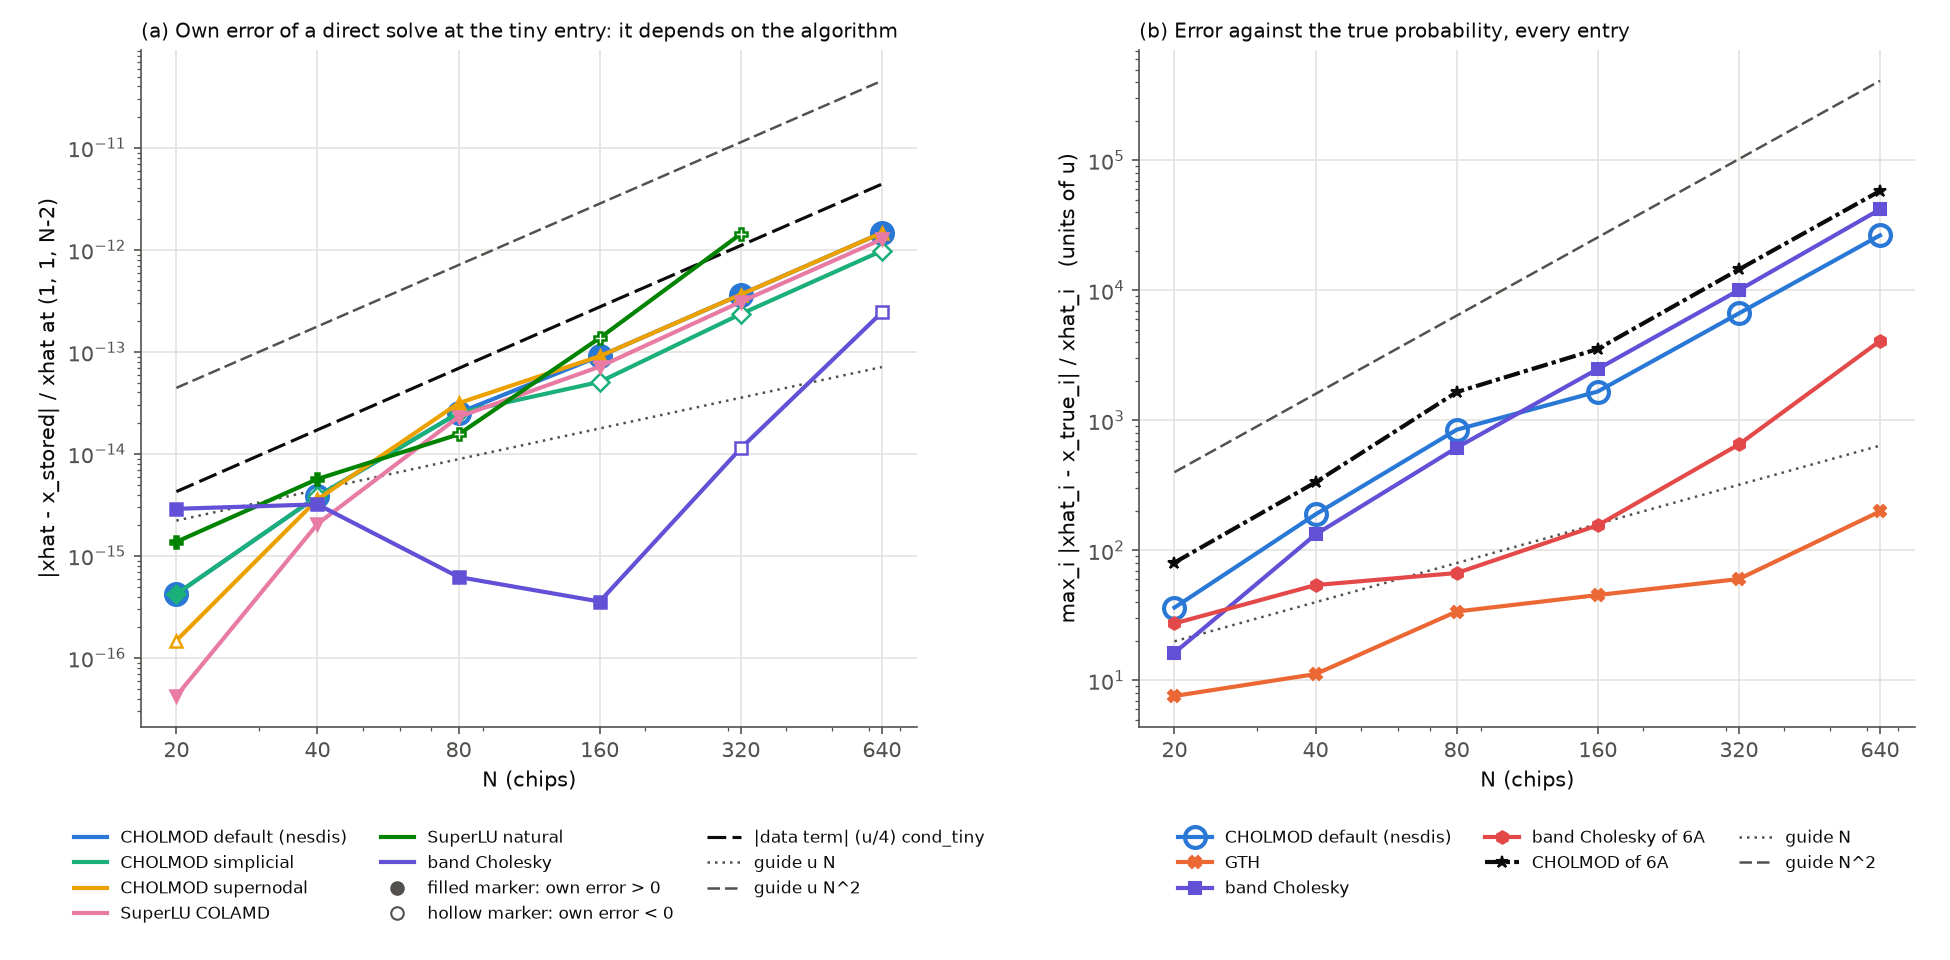

Recreate this plot in Python.
"""Figure for chunk 7b: the own error of several direct solvers, and every method against the true probability.

Two panels from results/e07_baselines.csv (N <= 640), log-log against N:
  (a) |own_err_tiny| (against the stored solution) for the methods that solve the stored system, with the
      |data_term_tiny| line and guides u N and u N^2; filled markers where own_err_tiny > 0, hollow where < 0;
  (b) max_true_err_in_u (against the true probability, every entry) for cholmod_default, banded, banded_int,
      cholmod_int and gth, with guides N and N^2.
Each method keeps one color in both panels. cholmod_int is drawn in ink (no categorical slot left), with its
own marker and dash.
    python figures/f07_baselines.py [--results DIR] [--outdir DIR]
"""
import argparse
import pathlib

import matplotlib

matplotlib.use("Agg")
import matplotlib.pyplot as plt
import pandas as pd
from matplotlib.ticker import NullFormatter, ScalarFormatter

U = 2.0 ** -53
INK, MUTED, GRID = "#0b0b0b", "#52514e", "#e4e3df"
STYLE = {  # method: (label, color, marker, line style); colors validated per panel in slot order
    "cholmod_default": ("CHOLMOD default (nesdis)", "#2a78d6", "o", "-"),
    "cholmod_simplicial": ("CHOLMOD simplicial", "#1baf7a", "D", "-"),
    "cholmod_supernodal": ("CHOLMOD supernodal", "#eda100", "^", "-"),
    "splu_colamd": ("SuperLU COLAMD", "#e87ba4", "v", "-"),
    "splu_natural": ("SuperLU natural", "#008300", "P", "-"),
    "banded": ("band Cholesky", "#6250d6", "s", "-"),
    "gth": ("GTH", "#eb6834", "X", "-"),
    "banded_int": ("band Cholesky of 6A", "#e34948", "h", "-"),
    "cholmod_int": ("CHOLMOD of 6A", INK, "*", (0, (4, 1, 1, 1))),
}
PANEL_A = ["cholmod_default", "cholmod_simplicial", "cholmod_supernodal", "splu_colamd", "splu_natural", "banded"]
PANEL_B = ["cholmod_default", "gth", "banded", "banded_int", "cholmod_int"]


def style_axes(ax, Ns, ylabel, title):
    ax.set_xscale("log")
    ax.set_yscale("log")
    ax.set_xticks(Ns)
    ax.xaxis.set_major_formatter(ScalarFormatter())
    ax.xaxis.set_minor_formatter(NullFormatter())
    ax.set_xlabel("N (chips)", color=INK)
    ax.set_ylabel(ylabel, color=INK)
    ax.set_title(title, color=INK, fontsize=9.5, loc="left")
    ax.grid(color=GRID, linewidth=0.8, which="major")
    for side in ("top", "right"):
        ax.spines[side].set_visible(False)
    for side in ("left", "bottom"):
        ax.spines[side].set_color(MUTED)
    ax.tick_params(colors=MUTED, which="both")
    ax.legend(frameon=False, fontsize=8, labelcolor=INK, loc="upper center", bbox_to_anchor=(0.5, -0.13), ncol=3)


def plot_method(ax, d, column, method):
    label, color, marker, dash = STYLE[method]
    m = d[d["method"] == method].sort_values("N")
    y = m[column]
    if method == "cholmod_default":  # hollow and larger: it coincides with simplicial (N <= 80) or supernodal
        ax.plot(m["N"], y, color=color, marker=marker, markersize=10, markerfacecolor="none", markeredgewidth=2,
                linewidth=2, linestyle=dash, zorder=2.5, label=label)
        return
    ax.plot(m["N"], y, color=color, marker=marker, markersize=6, linewidth=2, linestyle=dash, zorder=3, label=label)


def plot_signed(ax, d, column, method):
    """|column| as a line; markers filled where column > 0 and hollow where < 0."""
    label, color, marker, dash = STYLE[method]
    m = d[d["method"] == method].sort_values("N")
    big = method == "cholmod_default"  # larger and below the others: it coincides with simplicial or supernodal
    size, z = (10, 2.5) if big else (6, 3)
    ax.plot(m["N"], m[column].abs(), color=color, linewidth=2, linestyle=dash, zorder=z, label=label)
    for positive in (True, False):
        s = m[m[column] > 0] if positive else m[m[column] < 0]
        ax.plot(s["N"], s[column].abs(), color=color, marker=marker, markersize=size, linestyle="none",
                markerfacecolor=color if positive else "white", markeredgewidth=2 if big else 1.2, zorder=z)


def guide(ax, Ns, values, label, dash):
    ax.plot(Ns, values, color=MUTED, linewidth=1.2, linestyle=dash, zorder=2, label=label)


def main():
    parser = argparse.ArgumentParser()
    parser.add_argument("--results", default="results")
    parser.add_argument("--outdir", default="figures")
    args = parser.parse_args()
    df = pd.read_csv(pathlib.Path(args.results) / "e07_baselines.csv")
    df = df[df["N"] <= 640]
    Ns = sorted(df["N"].unique())
    N = pd.Series(Ns, dtype=float)

    fig, (ax_a, ax_b) = plt.subplots(1, 2, figsize=(13, 6.4), dpi=150)
    for method in PANEL_A:
        plot_signed(ax_a, df, "own_err_tiny", method)
    ax_a.plot([], [], color=MUTED, marker="o", markersize=6, linestyle="none", label="filled marker: own error > 0")
    ax_a.plot([], [], color=MUTED, marker="o", markersize=6, markerfacecolor="white", linestyle="none",
              label="hollow marker: own error < 0")
    dt = df[df["method"] == "cholmod_default"].sort_values("N")
    ax_a.plot(dt["N"], dt["data_term_tiny"].abs(), color=INK, linewidth=1.5, linestyle=(0, (6, 2)), zorder=2,
              label="|data term| (u/4) cond_tiny")
    guide(ax_a, N, U * N, "guide u N", (0, (1, 2)))
    guide(ax_a, N, U * N ** 2, "guide u N^2", (0, (5, 2)))
    style_axes(ax_a, Ns, "|xhat - x_stored| / xhat at (1, 1, N-2)",
               "(a) Own error of a direct solve at the tiny entry: it depends on the algorithm")

    for method in PANEL_B:
        plot_method(ax_b, df, "max_true_err_in_u", method)
    guide(ax_b, N, N, "guide N", (0, (1, 2)))
    guide(ax_b, N, N ** 2, "guide N^2", (0, (5, 2)))
    style_axes(ax_b, Ns, "max_i |xhat_i - x_true_i| / xhat_i   (units of u)",
               "(b) Error against the true probability, every entry")

    fig.tight_layout()
    outdir = pathlib.Path(args.outdir)
    outdir.mkdir(parents=True, exist_ok=True)
    path = outdir / "f07_baselines.png"
    fig.savefig(path)
    print(f"wrote {path}")


if __name__ == "__main__":
    main()
